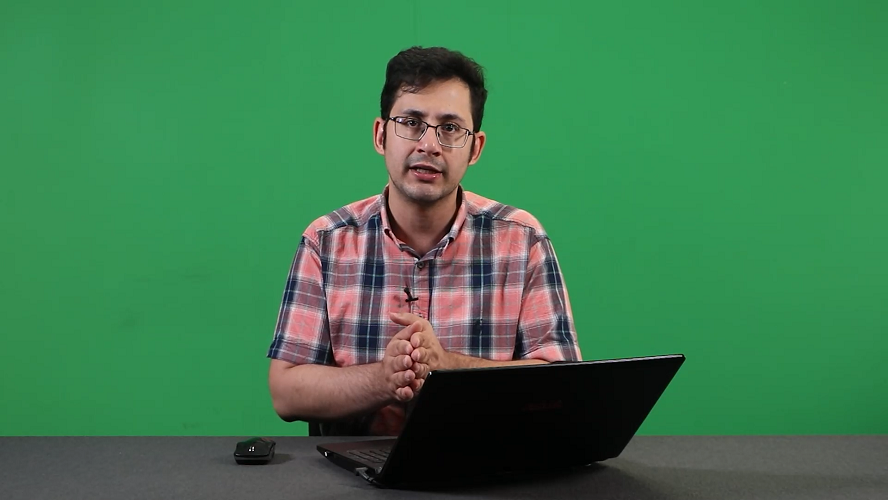
#> input picture images/green-sccreen.png, 888 x 500 px
$ jupyter execute --allow-errors 37-Green-screen-removal.ipynb
#> lines starting #> are read from the running program, lines starting #| are printed output that depends on the picture; long printed decimals are rounded
# <div style="direction:rtl;text-align:right;font-family:B Lotus, B Nazanin, Tahoma">تکنیک حذف پرده سبز در OpenCV</div>

<div style="direction:rtl;text-align:right;font-family:B Lotus, B Nazanin, Tahoma">به دست آوردن ناحیه از روی خود تصویر!</div>

[cell 1]
import matplotlib.pyplot as plt
import cv2
import numpy as np

input_image = cv2.imread("images/green-sccreen.png")
#> input_image is the input picture: shape (500, 888, 3); mean B, G, R 78.9, 122.5, 61.3
croped_region = input_image[:200,:200,:]
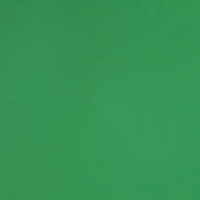
#> croped_region: shape (200, 200, 3); mean B, G, R 85.9, 147.2, 53.4
plt.imshow(croped_region[...,::-1])

hsv = cv2.cvtColor(croped_region, cv2.COLOR_BGR2HSV)
#> hsv: shape (200, 200, 3); mean H, S, V 70.5, 162.5, 147.2
print("HSV: ", np.mean(hsv, axis=(0,1)))
#| HSV:  [ 70.458 162.527 147.248   ]

[cell 2]
import matplotlib.pyplot as plt
import cv2
import numpy as np

input_image = cv2.imread("images/green-sccreen.png")
bg_image = cv2.imread("images/balloon.png")
hsv = cv2.cvtColor(input_image, cv2.COLOR_BGR2HSV)
#> hsv: shape (500, 888, 3); mean H, S, V 70.2, 135, 128

h, w, _ =input_image.shape
#> h = 500; w = 888
#> (the rest of this cell did not finish here and is left out)
